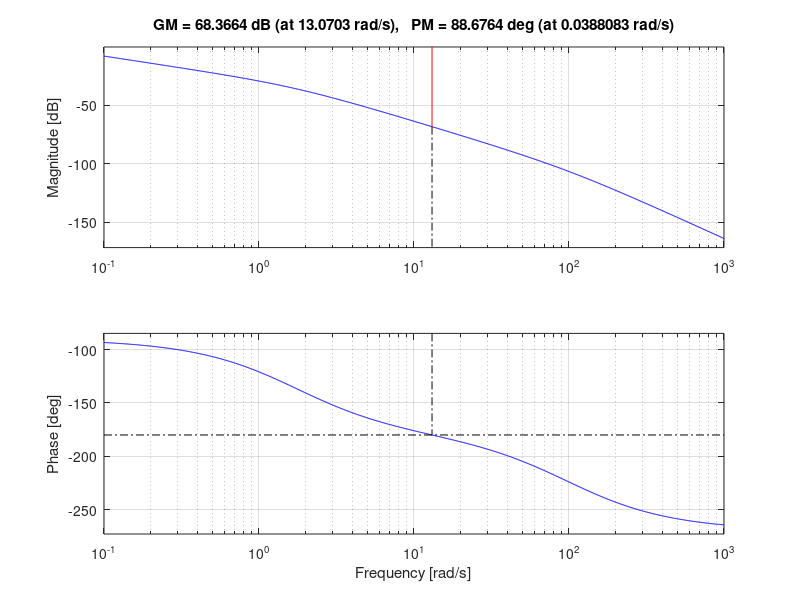
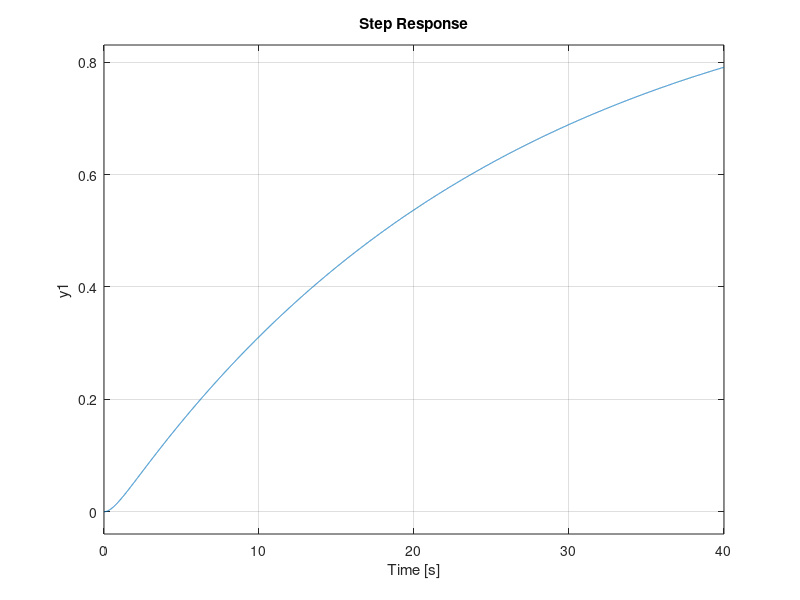

Source code (MATLAB) for these figures, in order:
close all;
kt = 0.5;
Ra = 8;
Jm = 0.03;
Dm = 0.02;
kb = 0.5;
num = [250/12/pi ];
den = [1 100+41/24 100*41/24 0];
g = tf(num,den);
numc = [1];
denc = 1;
gc = tf(numc,denc);
margin(g*gc);
pole(g);
figure;
step(gc*g/(1+gc*g));